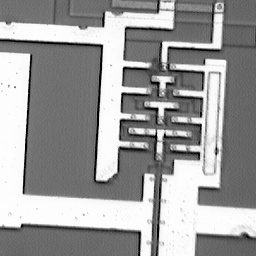
//> input picture lab4_opencv/Original Image.jpg, 256 x 256 px
$ ./ExampleCode 'Original Image.jpg'   (built with g++ and OpenCV 4)
//> lines starting //> are read from the running program, lines starting //| are printed output that depends on the picture


#include "opencv2/imgproc/imgproc.hpp"
#include "opencv2/highgui/highgui.hpp"
#include <stdlib.h>
#include <iostream>
#include <stdio.h>

using namespace std;
using namespace cv;

/// Global variables

Mat src;

char* source_window = "Source image";
char* warp_window = "Warp";
char* warp_rotate_window = "Warp + Rotate";


/** @function main */
int main( int argc, char** argv )
{

    if( argc != 2)
    {
     cout <<" Usage: display_image ImageToLoadAndDisplay" << endl;
     return -1;
    }

	// Load the image
	src = imread( argv[1] );
//> src is the input picture: 256 rows x 256 cols, CV_8UC3; min 0, max 255, mean 155.2

	namedWindow( source_window, CV_WINDOW_AUTOSIZE );
	imshow( source_window, src );

	if( !src.data )
	{ return -1; }

	/// Affine Transform
	Point2f srcTri[3];
	Point2f dstTri[3];

	Mat rot_mat( 2, 3, CV_32FC1 );
	Mat warp_mat( 2, 3, CV_32FC1 );
	Mat warp_dst, warp_rotate_dst;


	/// Set the dst image the same type and size as src
	warp_dst = Mat::zeros( src.rows, src.cols, src.type() );

	/// Set your 3 points to calculate the  Affine Transform
	srcTri[0] = Point2f( 0,0 );
	srcTri[1] = Point2f( src.cols - 1, 0 );
	srcTri[2] = Point2f( 0, src.rows - 1 );

	dstTri[0] = Point2f( src.cols*0.0, src.rows*0.33 );
	dstTri[1] = Point2f( src.cols*0.85, src.rows*0.25 );
	dstTri[2] = Point2f( src.cols*0.15, src.rows*0.7 );

	/// Get the Affine Transform
	warp_mat = getAffineTransform( srcTri, dstTri );

	/// Apply the Affine Transform just found to the src image
	warpAffine( src, warp_dst, warp_mat, warp_dst.size() );
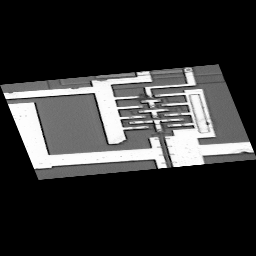
//> warp_dst: 256 rows x 256 cols, CV_8UC3; min 0, max 255, mean 51.1

	/** Rotating the image after Warp */

	/// Compute a rotation matrix with respect to the center of the image
	Point center = Point( warp_dst.cols/2, warp_dst.rows/2 );
//> center = Point(128, 128)
	double angle = -50.0;
	double scale = 0.6;

	/// Get the rotation matrix with the specifications above
	rot_mat = getRotationMatrix2D( center, angle, scale );

	/// Rotate the warped image
	warpAffine( warp_dst, warp_rotate_dst, rot_mat, warp_dst.size() );
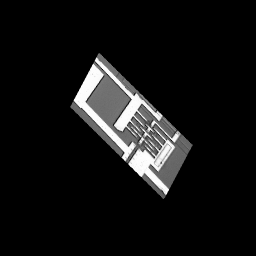
//> warp_rotate_dst: 256 rows x 256 cols, CV_8UC3; min 0, max 254, mean 18.4

	/// Show what you got
	namedWindow( warp_window, CV_WINDOW_AUTOSIZE );
	imshow( warp_window, warp_dst );

	namedWindow( warp_rotate_window, CV_WINDOW_AUTOSIZE );
	imshow( warp_rotate_window, warp_rotate_dst );

	/// Wait until user exit program by pressing a key
	waitKey(0);

	return 0;
  }

$ run again, on lab4_opencv/Remap - reflection in the x direction.jpg
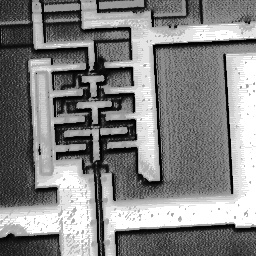
//> input picture lab4_opencv/Remap - reflection in the x direction.jpg, 256 x 256 px
//> src is the input picture: 256 rows x 256 cols, CV_8UC3; min 0, max 255, mean 130.7
//> `warpAffine( src, warp_dst, warp_mat, warp_dst.size() );`:
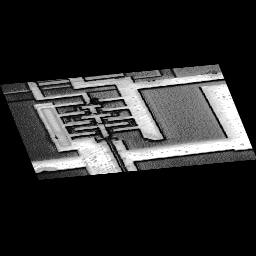
//> warp_dst: 256 rows x 256 cols, CV_8UC3; min 0, max 255, mean 43
//> `warpAffine( warp_dst, warp_rotate_dst, rot_mat, warp_dst.size() );`:
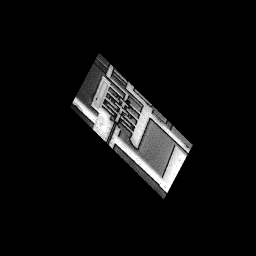
//> warp_rotate_dst: 256 rows x 256 cols, CV_8UC3; min 0, max 255, mean 15.5

$ run again, on lab4_opencv/Remap - upside down.jpg
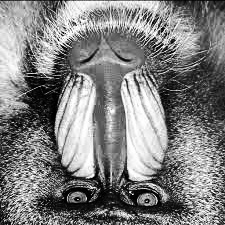
//> input picture lab4_opencv/Remap - upside down.jpg, 225 x 225 px
//> src is the input picture: 225 rows x 225 cols, CV_8UC3; min 0, max 255, mean 128.4
//> `warpAffine( src, warp_dst, warp_mat, warp_dst.size() );`:
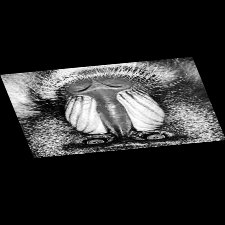
//> warp_dst: 225 rows x 225 cols, CV_8UC3; min 0, max 255, mean 42.3
//> `warpAffine( warp_dst, warp_rotate_dst, rot_mat, warp_dst.size() );`:
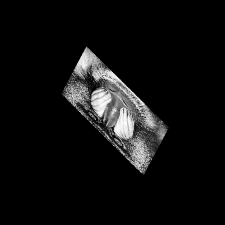
//> warp_rotate_dst: 225 rows x 225 cols, CV_8UC3; min 0, max 255, mean 15.2
